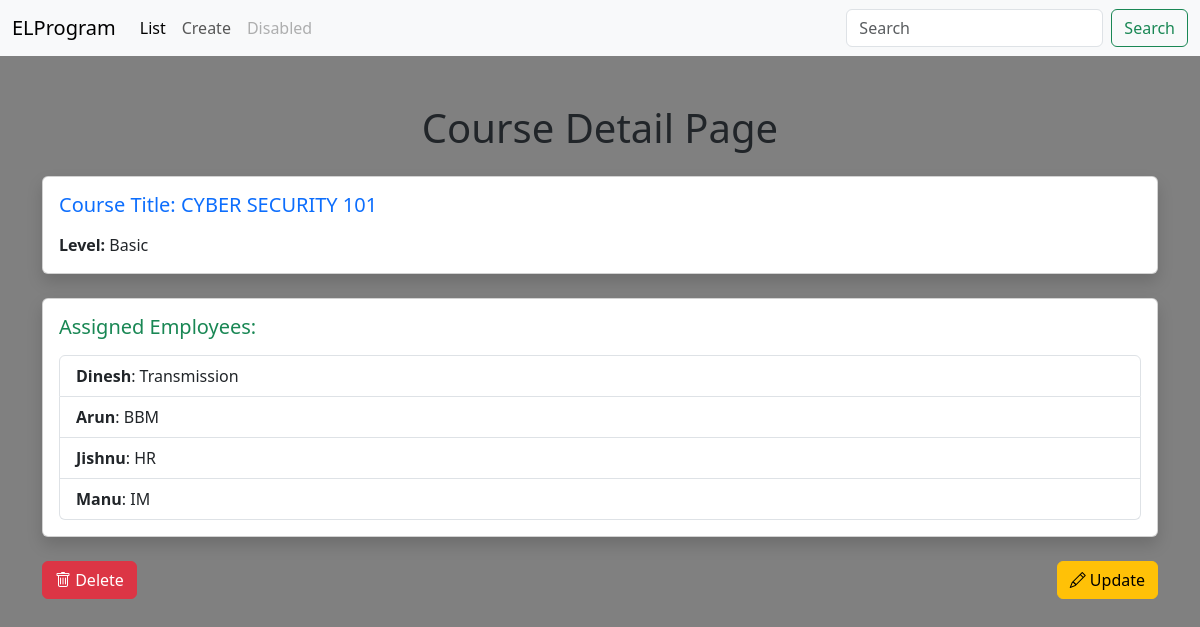
The app's page /course-detail/1/ with its own data.
### employee_learning/models.py (models this page shows, shortened)
class LearningCourse(models.Model):
    LEVEL=[('B','Basic'),('I','Intermediate'),('A','Advanced'),]
    title=models.CharField(max_length=50, unique=True)
    level=models.CharField(max_length=1, choices=LEVEL)
    employee=models.ManyToManyField(Employee)

class Employee(models.Model):
    PRIORITIES =[('H','High'),('L','Low'), ('M','Medium'),]
    name=models.CharField(max_length=25)
    priority=models.CharField(max_length=1, choices=PRIORITIES, default="M")
    reg_date=models.DateField(default=datetime.date.today, verbose_name="Data Registration Date")
    division=models.ForeignKey(Division,on_delete=models.CASCADE)

class Division(models.Model):
    div_name=models.CharField(max_length=25)
    in_scope=models.BooleanField (help_text="If the division is target for the learning program,check this field.")
    def __str__(self):
        return self.div_name

### employee_learning/views.py (the view)
# urls.py: path('course-detail/<int:pk>/', CourseDetail.as_view(), name='course_detail'),
class CourseDetail(DetailView):
    model=LearningCourse
    template_name='employee_learning/course_detail.html'
    context_object_name='course_object'

### templates/employee_learning/course_detail.html
{% extends "base/base.html" %}
{% load static %}
{% block body %}
<div class="container mt-5">
    <h1 class="text-center mb-4">Course Detail Page</h1>
    <div class="card shadow mb-4">
        <div class="card-body">
            <h5 class="card-title text-primary mb-3">Course Title: {{ course_object.title|upper }}</h5>
            <p class="card-text"><strong>Level:</strong> {{ course_object.get_level_display }}</p>
        </div>
    </div>
    <div class="card shadow mb-4">
        <div class="card-body">
            <h5 class="card-title text-success mb-3">Assigned Employees:</h5>
            {% if object.employee.all %}
                <ul class="list-group">
                    {% for emp in object.employee.all %}
                        <li class="list-group-item">
                            <strong>{{ emp.name }}</strong>: {{ emp.division }}
                        </li>
                    {% endfor %}
                </ul>
            {% else %}
                <p class="text-muted">No employees assigned to this course.</p>
            {% endif %}
        </div>
    </div>
    <div class="d-flex justify-content-between mt-4">
        <a href="{% url 'course_delete' object.pk %}" class="btn btn-danger">
            <i class="bi bi-trash"></i> Delete
        </a>
        <a href="{% url 'course_update' object.pk %}" class="btn btn-warning">
            <i class="bi bi-pencil"></i> Update
        </a>
    </div>
</div>
{% endblock %}

### static/css/custom.css (style rules this page uses)
body { background-color: grey }

### records on screen
LearningCourse: title "CYBER SECURITY 101", level "Basic"
Employee: name "Dinesh", division "Transmission"
Employee: name "Arun", division "BBM"
Employee: name "Jishnu", division "HR"
Employee: name "Manu", division "IM"
